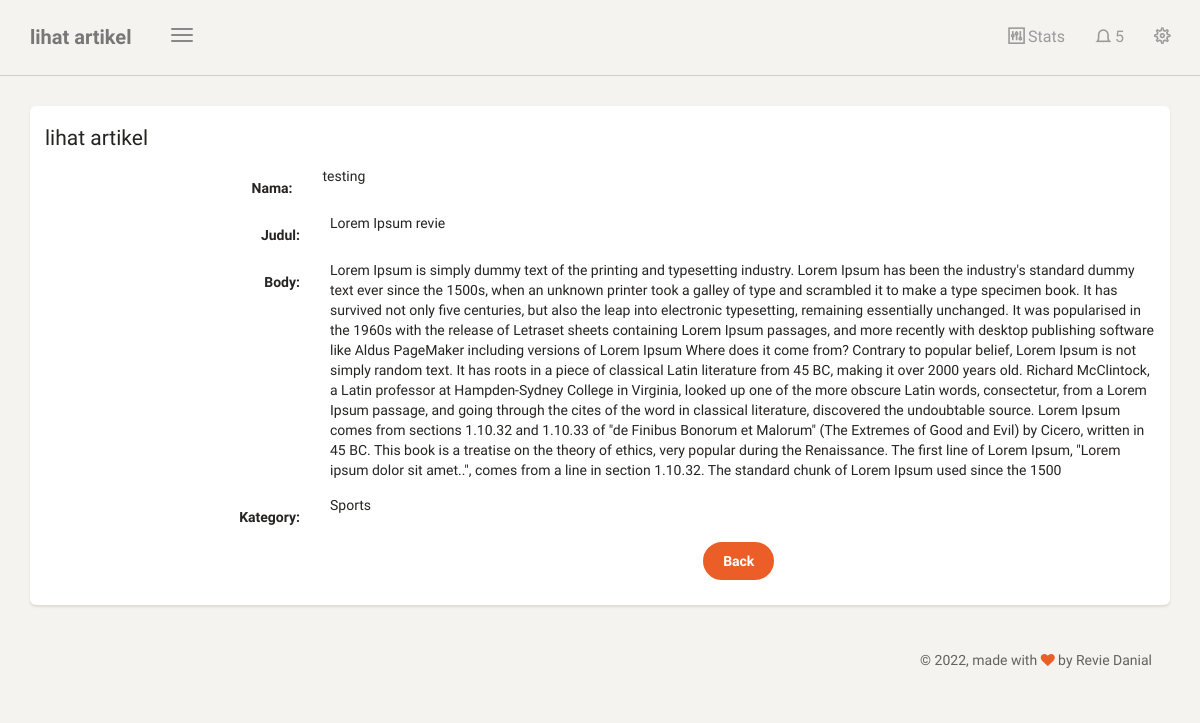
Page /dashboard/artikel/lihat/1 (signed in) on the committed database.
### dashboard/models.py (models this page shows, shortened)
class artikelz(models.Model):
    nama = models.ForeignKey(User,on_delete=models.CASCADE, blank=True, null=True)
    judul = models.CharField(max_length=100)
    body = RichTextUploadingField(blank=True, null=True,
                                    config_name='special',
                                    external_plugin_resources=[(
                                       'youtube',
                                       '/static/ckeditor_plugins/youtube/youtube/',
                                       'plugin.js',
                                    )],
)
    kategory = models.ForeignKey(kategori, on_delete=models.CASCADE)
    date = models.DateTimeField(auto_now_add=True)
    class Meta:
        ordering =['-date']
        verbose_name_plural = "artikel"

class kategori(models.Model):
    nama = models.CharField(max_length=20)
    def __str__(self):
        return self.nama
    class Meta:
        verbose_name_plural = "kategori"

### dashboard/views.py (the view)
# urls.py: path('artikel/lihat/<str:id>', lihat_artikel, name='lihatArtikel'),
@login_required
def lihat_artikel(request, id):
    template_name = "back/lihatArtikel.html"
    artikel = artikelz.objects.get(id=id)
    context ={
        'title' : 'lihat artikel',
        'artikel' : artikel,
    }
    return render(request, template_name, context)

### templates/back/lihatArtikel.html (shortened to what this page needs)
{% extends 'back/base.html' %}
{% block content %}
<div class="content">
	            <div class="container-fluid">
	                <div class="row">
	                    <div class="col-md-12">
	                        <div class="card">
								<form class="form-horizontal" method="POST">
		                            <div class="card-header">
										<h4 class="card-title">
											{{title}}
										</h4>
									</div>
		                            <div class="card-content">
										<div class="form-group">
										<div class="row">
		                                    <label class="col-md-3 control-label">Nama: </label>
		                                    <div class="col-md-9">
		                                        {{artikel.nama}}
		                                    </div>
											</div>
		                                </div>
                                        <div class="form-group">
		                                    <label class="col-md-3 control-label">Judul: </label>
		                                    <div class="col-md-9">
		                                        {{artikel.judul}}
		                                    </div>
		                                </div>
                                        <div class="form-group">
		                                    <label class="col-md-3 control-label">Body: </label>
		                                    <div class="col-md-9">
                                             {{artikel.body}}
		                                    </div>
		                                </div>
                                        <div class="form-group">
		                                    <label class="col-md-3 control-label">Kategory: </label>
		                                    <div class="col-md-9">
                                             {{artikel.kategory }}
		                                    </div>
		                                </div>
									<div class="card-footer text-center">
										<div class="form-group">
											<label class="col-md-3"></label>
											<div class="col-md-9">
													<a class="btn btn-fill btn-danger" href="{% url 'tabelArtikel' %}">Back</a>
											</div>
										</div>
									</div>
								</form>
	                    	</div>
	                	</div>
	                </div>
	            </div>
	    	</div>
{% endblock content %}

### rows in the picture
artikelz: nama "testing", judul "Lorem Ipsum revie", body "Lorem Ipsum is simply dummy text of the printing and typesetting industry. Lorem Ipsum has been the industry's standard dummy text ever since the 1500s, when an unknown printer took a galley of type and scrambled it to make a type specimen book. It has survived not only five centuries, but also the leap into electronic typesetting, remaining essentially unchanged. It was popularised in the 1960s with the release of Letraset sheets containing Lorem Ipsum passages, and more recently with desktop publishing software like Aldus PageMaker including versions of Lorem Ipsum Where does it come from? Contrary to popular belief, Lorem Ipsum is not simply random text. It has roots in a piece of…", kategory "Sports"

### other values in the picture
{{ title }} "lihat artikel"
